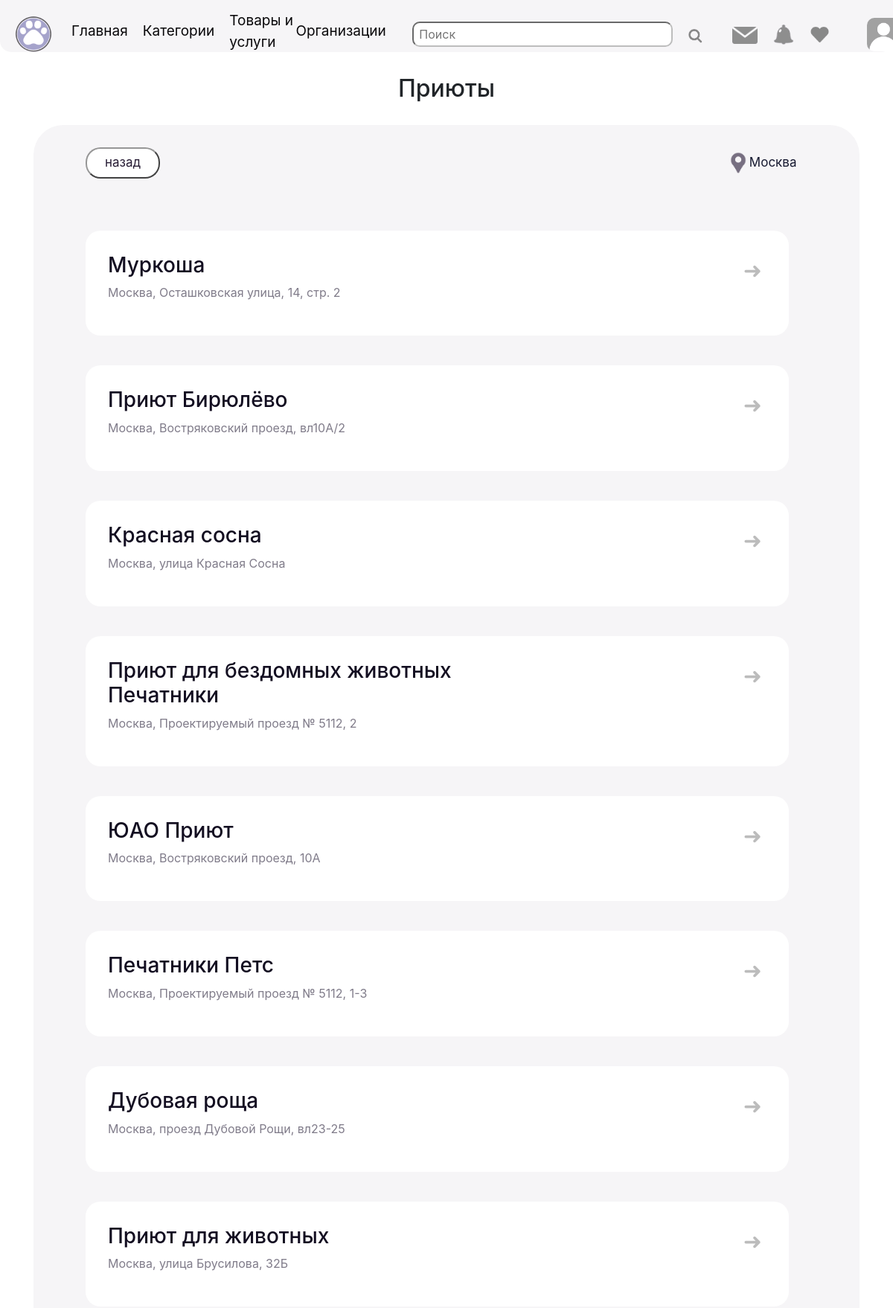
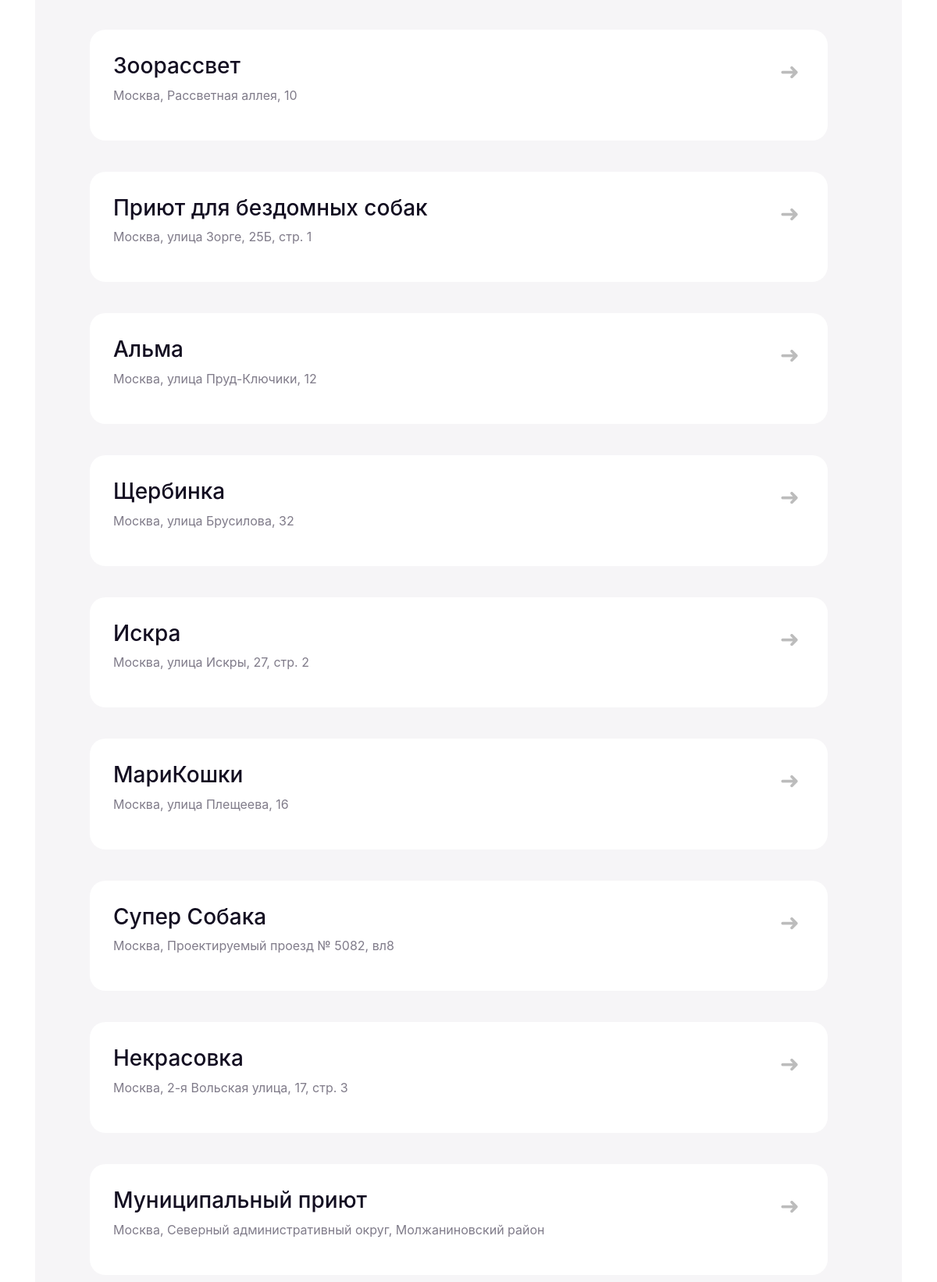
/organizations/shelters (signed in, upper part), run on the app's committed database (2 pictures, top to bottom).
### data/users.py (models this page shows, shortened)
class User(SqlAlchemyBase, UserMixin):
    __tablename__ = 'users'
    id = sqlalchemy.Column(sqlalchemy.Integer,
                           primary_key=True, autoincrement=True)
    name = sqlalchemy.Column(sqlalchemy.String, nullable=False)
    about = sqlalchemy.Column(sqlalchemy.String, nullable=True)
    photo = sqlalchemy.Column(sqlalchemy.String, nullable=True)
    email = sqlalchemy.Column(sqlalchemy.String,
                              index=True, unique=True, nullable=False)
    hashed_password = sqlalchemy.Column(sqlalchemy.String, nullable=False)
    created_date = sqlalchemy.Column(sqlalchemy.DateTime,
                                     default=datetime.datetime.now)
    posts = orm.relationship("Post", back_populates='user')
    city = sqlalchemy.Column(sqlalchemy.String, default='Москва')

### data/organizations.py (models this page shows)
class Organizations(SqlAlchemyBase):
    __tablename__ = 'organizations'
    id = sqlalchemy.Column(sqlalchemy.Integer,
                           primary_key=True, autoincrement=True)
    name = sqlalchemy.Column(sqlalchemy.String, nullable=False)
    type = sqlalchemy.Column(sqlalchemy.String)
    address = sqlalchemy.Column(sqlalchemy.String)
    hours = sqlalchemy.Column(sqlalchemy.String)
    url = sqlalchemy.Column(sqlalchemy.String)
    contacts = sqlalchemy.Column(sqlalchemy.String)
    city = sqlalchemy.Column(sqlalchemy.String, default='Москва')

### main.py (the view, shortened to what this page needs)
@app.route('/organizations/<types>')
def organization(types):
    f = open('organizations.json', encoding="utf8")
    r = json.load(f)
    n = r[types]["name"]
    if current_user.is_authenticated:
        city = current_user.city
    else:
        city = session.get('city')
        if not city:
            session['city'] = 'Москва'
    ds = db_session.create_session()
    filt = ds.query(Organizations).filter(Organizations.type == types, Organizations.city == city).all()
    ds = db_session.create_session()
    m = ds.query(Organizations).filter(Organizations.city == city, Organizations.type == types).all()
    src = r[types]["src"]
    session["link"] = f'/organizations/{types}'
    if len(city) > 90:
        city = city[:90] + '...'
    return render_template('org_type.html', title=n, name=n, city=city, link_kard=src, info=m)

### data/db_session.py (called while the page is built)
def create_session() -> Session:
    global __factory
    return __factory()

### main.py (called while the page is built)
@login_manager.user_loader
def load_user(user_id):
    db_sess = db_session.create_session()
    return db_sess.query(User).get(user_id)

### templates/org_type.html (shortened to what this page needs)
{% extends "base.html" %}
{% block content %}
<h2>{{ name }}</h2>
<div class="div_o">
    <div class="geo2" style="width: 91%; align-items: center;">
        <a href="/organizations">
            <button class="back">назад</button>
        </a>
        <a href="/choice_city"><img src="/static/img/point.png" height="30">{{ city }}</a>
    </div>
    <a>
        {%for i in info %}
        <a href='/organizations/{{i.type}}/{{i.id}}' class="post_mini"
           style="padding: 30px; display: flex; height: 100%;">
            <div style="width: 80%">
                <h3>{{i.name}}</h3>
                <p style="color: #807c8a">{{i.address}}</p>
            </div>
            <div class='v_div'>
                <button class="v_org2"> ➜</button>
            </div>
        </a>
        {% endfor %}
    </a>
</div>
{% endblock %}

### templates/base.html (shortened to what this page needs)
<!doctype html>
<html lang="en">
<head>
    <link rel="stylesheet"
          href="https://stackpath.bootstrapcdn.com/bootstrap/4.4.1/css/bootstrap.min.css"
>
    <link rel="stylesheet"
          href="/static/css/style.css">
</head>
<body class="main">
<header>
    <nav>
        <div>
            <a class="navbar-brand" href="/"><img src="/static/img/logo.png" width="50px"></a>
            <ul class="un">
                <li>
                    <a class="link" href="/">Главная</a>
                </li>
                <li>
                    <a class="link" href="/category">Категории</a>
                </li>
                <li>
                    <a class="link" href="#">Товары и услуги</a>
                </li>
                <li class='li2'>
                    <a class="link" href="/organizations">
                        Организации
                    </a>
                </li>
            </ul>
            <form class="search_f">
                <input placeholder=" Поиск" type="search">
                <a class="img_a" href=''><img src="/static/img/search_logo.png" height="20px"></a>
            </form>
            {% if current_user.is_authenticated %}
            <a class="img_a"><img src="/static/img/chat2.png" height="23px" alt="сообщения"></a>
            <a class="img_a"><img src="/static/img/bell.png" height="27px" alt="уведомления"></a>
            <a class="img_a"><img src="/static/img/fav.png" height="27px" alt="избранное"></a>
            <a class="img_a" href="/profile"><img src="/static/img/avatar.png" height="45px"
                                                  style='border-radius: 10px; margin-left: 30px;'></a>
            {% else %}
            <a href='/profile'>
                <button class="login">Войти</button>
            </a>
            {% endif %}
        </div>
    </nav>
</header>
<main role="main" class="container">
    {% block content %}
    {% endblock %}
</main>
</body>

### static/css/style.css (style rules this page uses)
nav { border-radius: 0px 0px 15px 15px; background-color: #f6f5f7; color: #e2d3ed; height: 70px; }
.container { text-align: center; margin-top: 30px }
nav div { padding-left: 20px; padding-top: 5px; align-items: center; display: flex; }
.v_div { text-align: end; width: 40%; }
.div_o { display: block; margin-top: 30px; padding: 30px; text-align: center; font-size: 18px; border-radius: 40px; background: #f6f5f7; }
.geo2 { margin-left: 40px; text-align: start; justify-content: space-between; display: flex; margin-bottom: 30px; }
.post_mini { color: #130e21; text-decoration: none; border-radius: 20px; background-color: #fff; display: block; padding: 30px; height: 200px; margin: 40px; font-size: 16px; text-align: start; justify-content: start; width: 90%; }
.un { margin-left: 10px; font-size: 19px; padding: 0px; align-items: center; margin-top: 9px; list-style-type: none; display: flex; }
.geo2 a { text-decoration: none; color: #171A31; font-size: 17px; }
.link { margin-right: 20px; text-decoration: none; color: #09080a; }
.img_a { margin-left: 20px; }
.v_org2 { font-size: 30px; color: #BCBCBC; background: none; text-decoration: none; border: none; }
.back { color: #281D35; padding: 6px; font-size: 17px; width: 100px; background: #fff; border-color: #969696; border-radius: 20px; }
.search_f { display: flex; align-items: center; margin-right: 20px; }
.search_f input { width: 350px; padding: 3px; margin-left: 15px; border-radius: 10px; border-color: #BDBDBD; }

### data on the page
User: city "Москва"
Organizations: {{ i.id }} 1 (drawn), name "Муркоша", address "Москва, Осташковская улица, 14, стр. 2"
Organizations: name "Приют Бирюлёво", address "Москва, Востряковский проезд, вл10А/2"
Organizations: name "Красная сосна", address "Москва, улица Красная Сосна"
Organizations: name "Приют для бездомных животных Печатники", address "Москва, Проектируемый проезд № 5112, 2"
Organizations: name "ЮАО Приют", address "Москва, Востряковский проезд, 10А"
Organizations: name "Печатники Петс", address "Москва, Проектируемый проезд № 5112, 1-3"
Organizations: name "Дубовая роща", address "Москва, проезд Дубовой Рощи, вл23-25"
Organizations: name "Приют для животных", address "Москва, улица Брусилова, 32Б"
Organizations: name "Зоорассвет", address "Москва, Рассветная аллея, 10"
Organizations: {{ i.id }} 10 (drawn), name "Приют для бездомных собак", address "Москва, улица Зорге, 25Б, стр. 1"
Organizations: name "Альма", address "Москва, улица Пруд-Ключики, 12"
Organizations: name "Щербинка", address "Москва, улица Брусилова, 32"
Organizations: name "Искра", address "Москва, улица Искры, 27, стр. 2"
Organizations: name "МариКошки", address "Москва, улица Плещеева, 16"
Organizations: name "Супер Собака", address "Москва, Проектируемый проезд № 5082, вл8"
Organizations: name "Некрасовка", address "Москва, 2-я Вольская улица, 17, стр. 3"
Organizations: name "Муниципальный приют", address "Москва, Северный административный округ, Молжаниновский район"

### other printed values
{{ name }} "Приюты"
